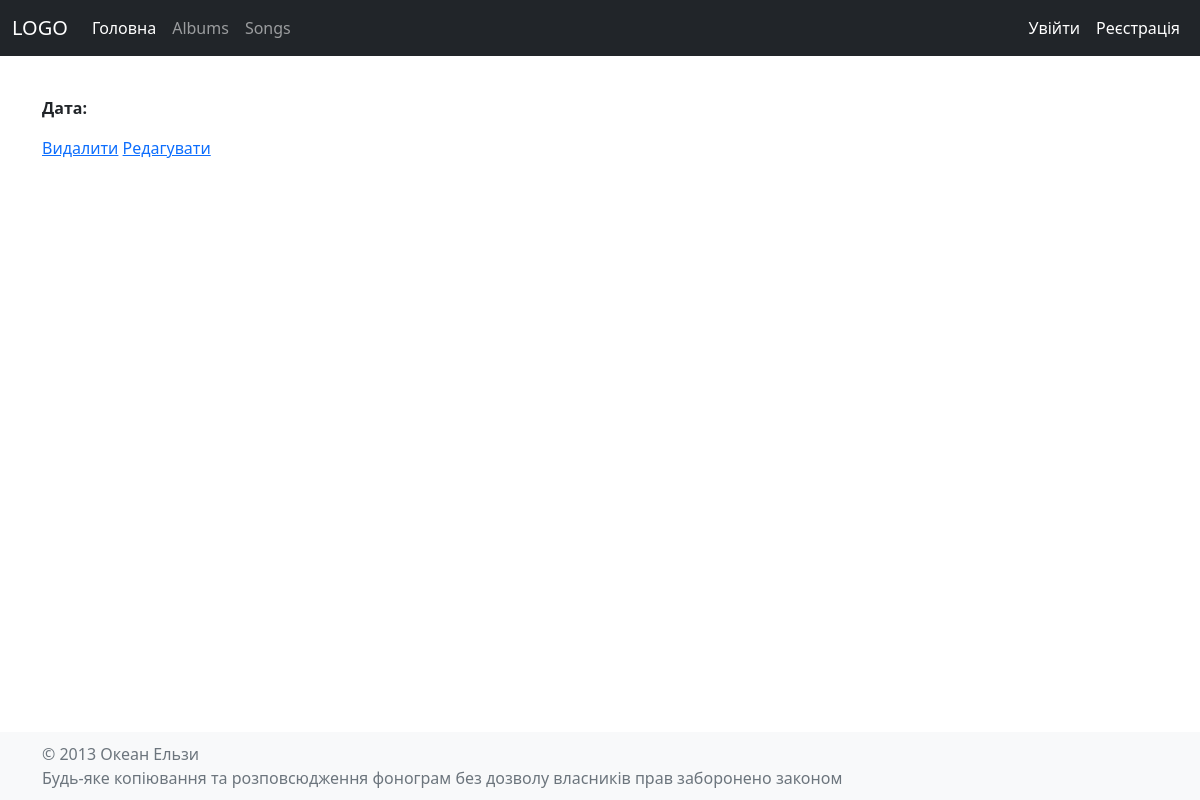
The page /admin/albums/1 on the database as committed earlier.
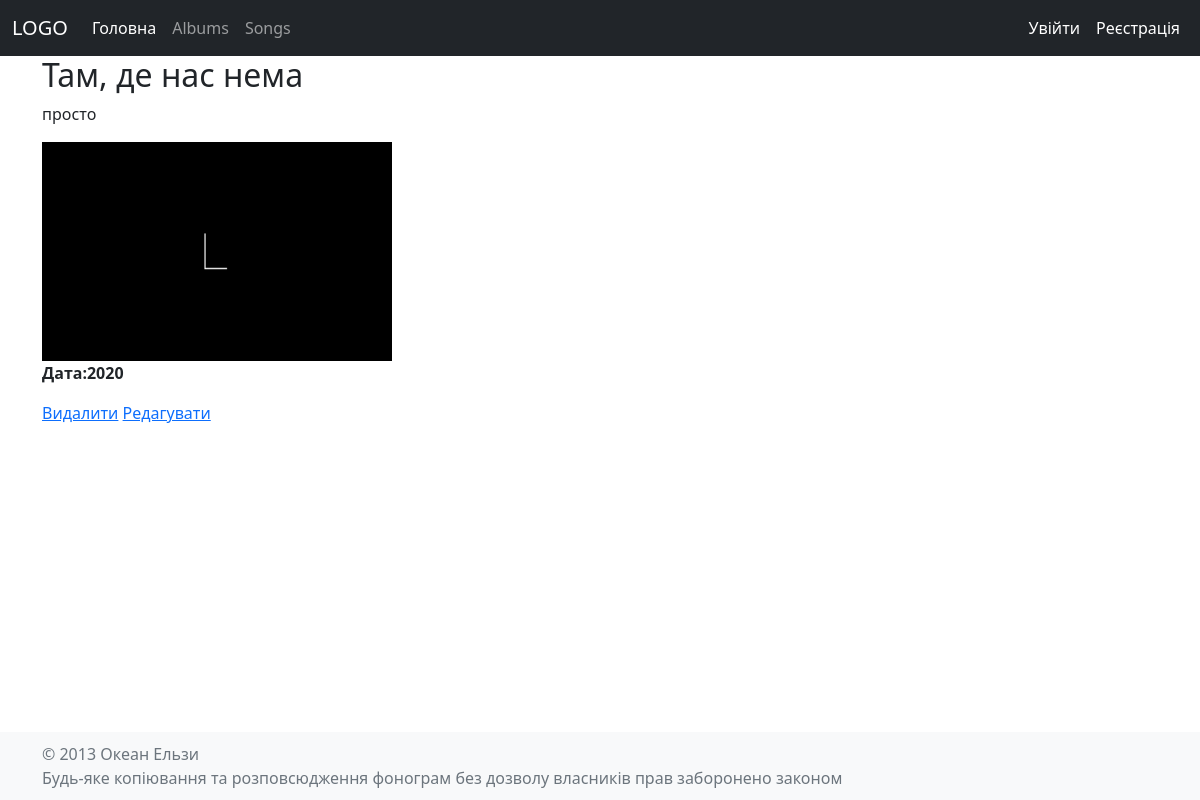
The same page on the database as committed later.
### models/models.py (models this page shows)
class Album(db.Model):
    __tablename__ = 'albums'
    id = db.Column(db.Integer, primary_key=True)
    name = db.Column(db.Text, nullable=False)
    description = db.Column(db.Text, nullable=False)
    src = db.Column(db.Text, nullable=False)
    date = db.Column(db.Text, nullable=False)

### blueprints/admin/albums.py (the view)
@albums.route('/<int:id>')
def details(id):
    album = Album.query.get(id)
    return render_template("admin/albums/details.html", album=album)

### templates/admin/albums/details.html
{% extends 'admin/layout.html' %}
{% block content %}
<div>
    <h2>{{album.name}}</h2>
    <p>{{album.description}}</p>
    <img src="/static/uploads/{{ album.src }}" alt="{{ album.name }}">
    <p><b>Дата:{{ album.date }}</b></p>
    <a href="/admin/albums/{{  album.id }}/del">Видалити</a>
    <a href="/admin/albums/{{  album.id }}/update">Редагувати</a>
</div>
{% endblock %}

### templates/admin/layout.html (shortened to what this page needs)
<!doctype html>
<html lang="uk">
<head>
    <link rel="stylesheet" href="/static/style.css">
    <link href="https://cdn.jsdelivr.net/npm/bootstrap@5.1.3/dist/css/bootstrap.min.css" rel="stylesheet"
>
</head>
<body>
<div class="wrapper">
    <nav class="navbar navbar-expand-lg navbar-dark bg-dark">
        <div class="container-fluid">
            <a class="navbar-brand" href="#">LOGO</a>
            <div class="collapse navbar-collapse justify-content-between" id="navbarSupportedContent">
                <ul class="navbar-nav mb-2 mb-lg-0">
                    <li class="nav-item">
                        <a class="nav-link active" aria-current="page" href="/admin">Головна</a>
                    </li>
                    <li class="nav-item">
                        <a class="nav-link" href="/admin/albums">Albums</a>
                    </li>
                    <li class="nav-item">
                        <a class="nav-link" href="/admin/songs">Songs</a>
                    </li>
                </ul>
                <ul class="navbar-nav mb-2 mb-lg-0">
                    {% if current_user.is_authenticated %}
                        <li class="nav-item">
                            <a class="nav-link active" aria-current="page" href="/admin/auth/account">Аккаунт</a>
                        </li>
                        <li class="nav-item">
                            <a class="nav-link active" aria-current="page" href="/admin/auth/logout">Вийти</a>
                        </li>
                    {% else %}
                        <li class="nav-item">
                            <a class="nav-link active" aria-current="page" href="/admin/auth/login">Увійти</a>
                        </li>
                        <li class="nav-item">
                            <a class="nav-link active" aria-current="page" href="/admin/auth/register">Реєстрація</a>
                        </li>
                    {% endif %}
                </ul>
            </div>
        </div>
    </nav>
    <div class="container">
        <div class="content">
            {% block content %}
            {% endblock %}
        </div>
    </div>
    <footer class="text-center text-lg-start bg-light text-muted">
        <div class="container">
            <div>© 2013 Океан Ельзи</div>
            <div>Будь-яке копіювання та розповсюдження фонограм без дозволу власників прав заборонено законом</div>
        </div>
    </footer>
</div>
</body>
</html>

### static/style.css (style rules this page uses)
* { margin: 0; padding: 0; box-sizing: border-box; }
.wrapper { display: flex; flex-direction: column; height: 100vh; }
.wrapper > .container { flex-grow: 1; }
.container { width: 70%; margin: 0 auto; position: relative; }
footer { padding: 10px 0; }
img { width: 350px; }

Rows that differ between the two databases and show on the page:
added Album: name "Там, де нас нема", description "просто", src (picture), date "2020"
